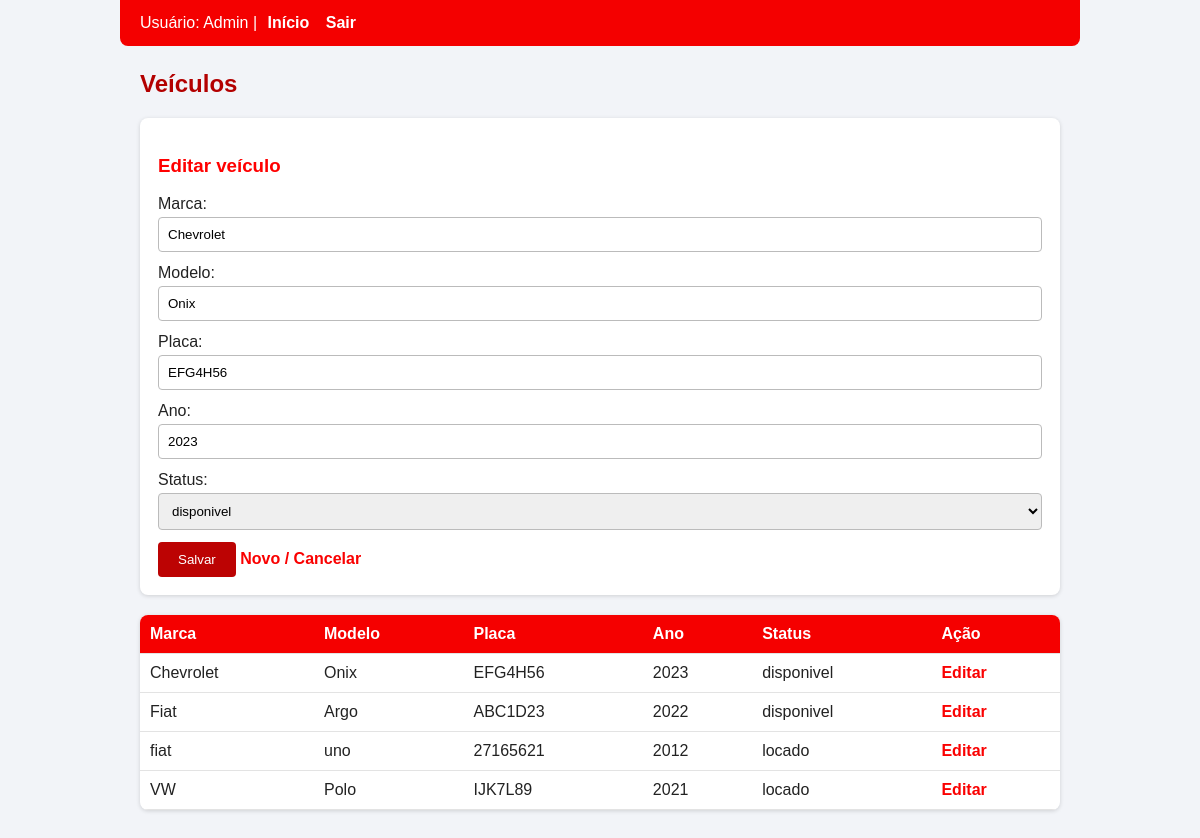
The page /sistema/veiculos.php?editar=2 (signed in) on the database its author committed.
### tables this page shows
CREATE TABLE `veiculos` (
  `id_veiculo` int(11) NOT NULL,
  `marca` varchar(50) NOT NULL,
  `modelo` varchar(50) NOT NULL,
  `placa` varchar(8) NOT NULL,
  `ano` int(11) DEFAULT NULL,
  `status` varchar(20) DEFAULT 'disponivel'
);

### sistema/veiculos.php (the view, shortened to what this page needs)
<?php
require 'auth.php';
$v = ['id_veiculo'=>'','marca'=>'','modelo'=>'','placa'=>'','ano'=>'','status'=>'disponivel'];
if (isset($_GET['editar'])) {
  $st = $pdo->prepare('SELECT * FROM veiculos WHERE id_veiculo=?');
  $st->execute([$_GET['editar']]);
  $v = $st->fetch(PDO::FETCH_ASSOC) ?: $v;
}
$lista = $pdo->query('SELECT * FROM veiculos ORDER BY marca, modelo')->fetchAll(PDO::FETCH_ASSOC);
?>
<!DOCTYPE html>
<html lang="pt-BR">
<head>
  <link rel="stylesheet" href="style.css">
</head>
<body>
<nav>
  Usuário: <?= htmlspecialchars($_SESSION['nome']) ?> |
  <a href="index.php">Início</a>
  <a href="logout.php">Sair</a>
</nav>
<h2>Veículos</h2>
<form method="post">
  <h3><?= $v['id_veiculo'] ? 'Editar veículo' : 'Novo veículo' ?></h3>
  Marca: <input name="marca" required value="<?= htmlspecialchars($v['marca']) ?>">
  Modelo: <input name="modelo" required value="<?= htmlspecialchars($v['modelo']) ?>">
  Placa: <input name="placa" maxlength="8" required value="<?= htmlspecialchars($v['placa']) ?>">
  Ano: <input type="number" name="ano" value="<?= htmlspecialchars($v['ano']) ?>">
  Status:
  <select name="status">
    <?php foreach (['disponivel','locado','manutencao'] as $s): ?>
      <option value="<?= $s ?>" <?= $v['status'] == $s ? 'selected' : '' ?>><?= $s ?></option>
    <?php endforeach; ?>
  </select>
  <button name="salvar">Salvar</button>
  <a href="veiculos.php">Novo / Cancelar</a>
</form>
<table>
<tr><th>Marca</th><th>Modelo</th><th>Placa</th><th>Ano</th><th>Status</th><th>Ação</th></tr>
<?php foreach ($lista as $x): ?>
<tr>
  <td><?= htmlspecialchars($x['marca']) ?></td>
  <td><?= htmlspecialchars($x['modelo']) ?></td>
  <td><?= htmlspecialchars($x['placa']) ?></td>
  <td><?= $x['ano'] ?></td>
  <td><?= $x['status'] ?></td>
  <td><a href="?editar=<?= $x['id_veiculo'] ?>">Editar</a></td>
</tr>
<?php endforeach; ?>
</table>
</body>
</html>

### rows shown on the page
veiculos: marca "Chevrolet", modelo "Onix", placa "EFG4H56", ano "2023", status "disponivel"
veiculos: marca "Fiat", modelo "Argo", placa "ABC1D23", ano "2022", status "disponivel"
veiculos: marca "fiat", modelo "uno", placa "27165621", ano "2012", status "locado"
veiculos: marca "VW", modelo "Polo", placa "IJK7L89", ano "2021", status "locado"

### other values the page prints
$_SESSION['nome'] "Admin"
